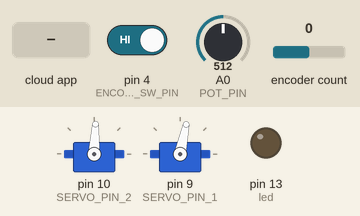
Simulated run of this sketch. Board: Arduino Uno, built with avr-gcc and run on an emulated ATmega328P. On the bench: 2 × servo, output pins drawn as LEDs (lit = HIGH). The test bench sets the inputs (shaded band); at power-on: encoder count 0, A0 (POT_PIN) = 512, pin 4 (ENCODER_SW_PIN) HIGH. The ROS host is connected and sends only what is stated.

Above: at 1.2 s.
1.3 s: encoder count set to 1
At 2.5 s:
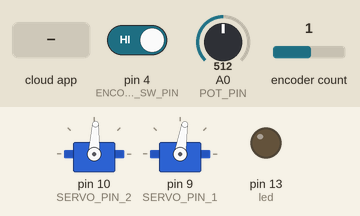
2.8 s: A0 (POT_PIN) set to 716
At 3.8 s:
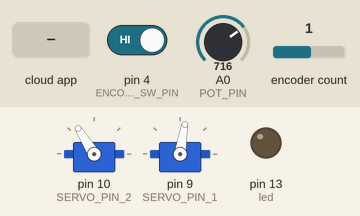
4.3 s: pin 4 (ENCODER_SW_PIN) driven LOW
At 4.9 s:
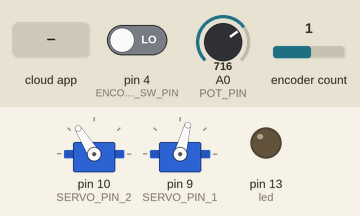
5.8 s: the phone or cloud app sets mode to 1
At 7.0 s:
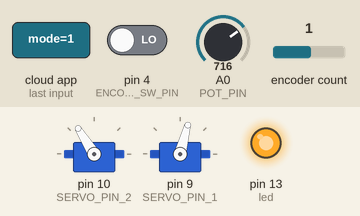
7.3 s: the phone or cloud app sets servo1 to 0
At 8.4 s:
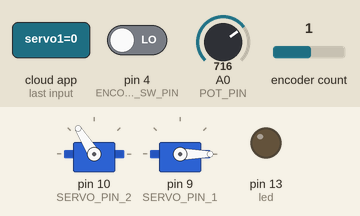
8.8 s: the phone or cloud app sets servo2 to 0
At 9.6 s:
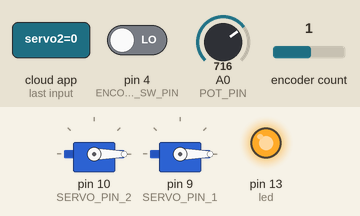
Timing chart, 0 to 11.3 s (numbered marks = the images above; inputs shaded):
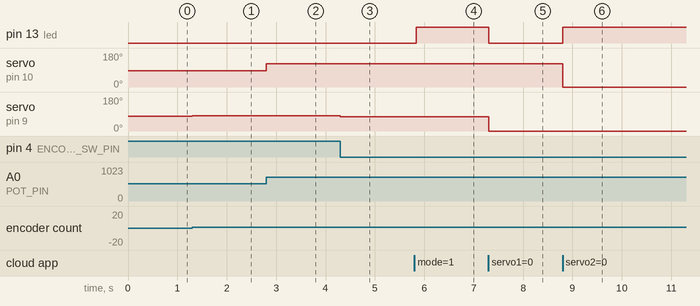

The sketch:

mix_project.ino
```cpp
/*
 * rosserial Servo Control Example
 *
 * This sketch demonstrates the control of hobby R/C servos
 * using ROS and the arduiono
 *
 * For the full tutorial write up, visit
 * www.ros.org/wiki/rosserial_arduino_demos
 *
 * For more information on the Arduino Servo Library
 * Checkout :
 * http://www.arduino.cc/en/Reference/Servo
 */

#if (ARDUINO >= 100)
 #include <Arduino.h>
#else
 #include <WProgram.h>
#endif

#include <Servo.h>
#include <Encoder.h>
#include <ros.h>
#include <std_msgs/UInt16.h>
#include <std_msgs/Bool.h>
#include <std_msgs/Int32.h>

ros::NodeHandle nh;

std_msgs::Bool switch_msg;
std_msgs::Int32 joint1_msg;
std_msgs::Int32 joint2_msg;

Servo servo1;
Servo servo2;

int Joint1gui=0;
int Joint2gui=0;

const int ENCODER_PIN_A = 2;
const int ENCODER_PIN_B = 3;
const int ENCODER_SW_PIN = 4;

bool switch_state = false;
const int HOME_POSITION = 75;
const int STEP_VALUE = 3;
const int SERVO_PIN_1 = 9;
const int SERVO_PIN_2 = 10;

long oldPosition = -999;

const int POT_PIN = A0;
int servoAngle1 = HOME_POSITION;
int servoAngle2 = HOME_POSITION;
int mappedVal;

Encoder encoder(ENCODER_PIN_A, ENCODER_PIN_B);

void servo1_cb(const std_msgs::UInt16& cmd1_msg) {
  Joint1gui = cmd1_msg.data;
  if (switch_state) {
    servo1.write(cmd1_msg.data); //set servo angle, should be from 0-180
    digitalWrite(13, HIGH - digitalRead(13));  //toggle led
  }
}

void servo2_cb(const std_msgs::UInt16& cmd2_msg) {
  Joint2gui = cmd2_msg.data;
  if (switch_state) {
    servo2.write(cmd2_msg.data);
    digitalWrite(13, HIGH - digitalRead(13));
  }
}

void switch_callback(const std_msgs::Bool& msg) {
  switch_state = msg.data;
  if (switch_state) {
    digitalWrite(13, HIGH);
  } else {
    digitalWrite(13, LOW);
  }
}

ros::Subscriber<std_msgs::UInt16> servo1_sub("servo1", servo1_cb);
ros::Subscriber<std_msgs::UInt16> servo2_sub("servo2", servo2_cb);
ros::Publisher Joint1_pub("positionJoint1", &joint1_msg);
ros::Publisher Joint2_pub("positionJoint2", &joint2_msg);
ros::Subscriber<std_msgs::Bool> switch_sub("mode", &switch_callback);

void setup() {
  pinMode(13, OUTPUT);
  nh.initNode();
  nh.subscribe(servo1_sub);
  nh.subscribe(servo2_sub);
  nh.subscribe(switch_sub);
  nh.advertise(Joint1_pub);
  nh.advertise(Joint2_pub);
  servo2.attach(SERVO_PIN_2);
  servo1.attach(SERVO_PIN_1);
  pinMode(ENCODER_SW_PIN, INPUT_PULLUP);
}

void loop() {
  nh.spinOnce();

  if (!switch_state) {
    MM_robot();
    joint1_msg.data = servoAngle1;
    joint2_msg.data = mappedVal;
  } else {
    joint1_msg.data = Joint1gui;
    joint2_msg.data = Joint2gui;
  }

  Joint1_pub.publish(&joint1_msg);
  Joint2_pub.publish(&joint2_msg);

  delay(1);
}

void MM_robot() {
  long newPosition = encoder.read();

  if (newPosition != oldPosition) {
    if (newPosition > oldPosition) {
      servoAngle1 += STEP_VALUE;
      if (servoAngle1 > 155)
        servoAngle1 = 155;
    } else {
      servoAngle1 -= STEP_VALUE;
      if (servoAngle1 < 0)
        servoAngle1 = 0;
    }
    servo1.write(servoAngle1);
    oldPosition = newPosition;
  }

  // Check if the switch is pressed to reset servo 1 position to home
  if (digitalRead(ENCODER_SW_PIN) == LOW) {
    servoAngle1 = HOME_POSITION;
    servo1.write(servoAngle1);
    delay(50); // Debouncing delay
  }

  // Control servo 2 with potentiometer
  int val = analogRead(POT_PIN); // Read the value of the potentiometer
  mappedVal = map(val, 0, 1023, 0, 175); // Map the potentiometer value to servo angle
  servo2.write(mappedVal); // Set servo 2 position based on potentiometer value
}
```

Measured:
- after the input at 1.3 s, servo on pin 9 (SERVO_PIN_1): 78° → 81° at once
- after the input at 2.8 s, servo on pin 10 (SERVO_PIN_2): 87° → 122° at once
- after the input at 4.3 s, servo on pin 9 (SERVO_PIN_1): 81° → 75° at once
- after the input at 5.8 s, pin 13 (led): LOW → HIGH at once
- after the input at 7.3 s, pin 13 (led): HIGH → LOW at once; servo on pin 9 (SERVO_PIN_1): 75° → 0° at once
- after the input at 8.8 s, pin 13 (led): LOW → HIGH at once; servo on pin 10 (SERVO_PIN_2): 122° → 0° at once
